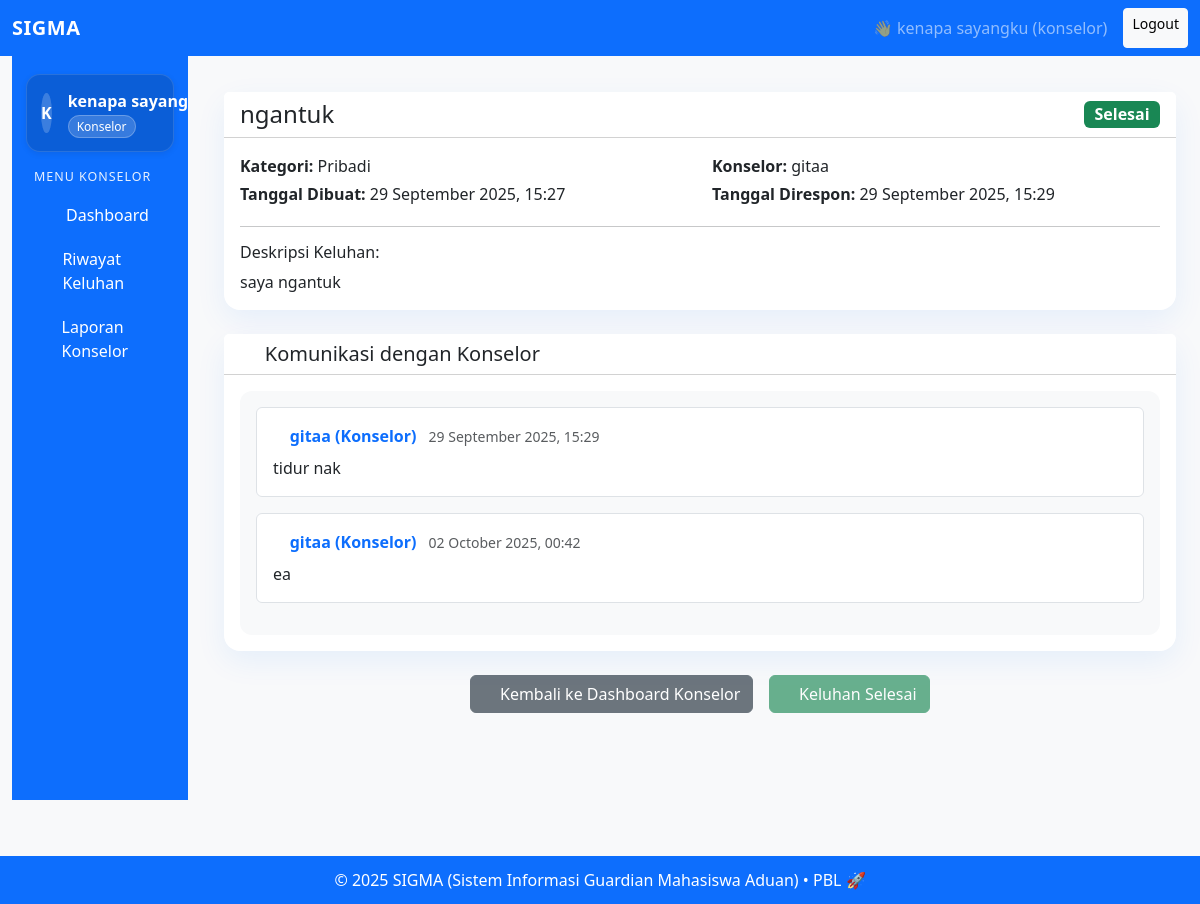
Screenshot of /detail_keluhan/2 (signed in) with the database file from the repository.
### app.py (models this page shows, shortened)
class User(db.Model):
    id = db.Column(db.Integer, primary_key=True)
    username = db.Column(db.String(150), unique=True, nullable=False)   # pola sesuai peran
    password_hash = db.Column(db.String(200), nullable=False)
    role = db.Column(db.String(50), nullable=False)                     # mahasiswa | konselor | admin
    keluhan = db.relationship("Keluhan", backref="mahasiswa", foreign_keys="Keluhan.mahasiswa_id")
    tangani = db.relationship("Keluhan", backref="konselor", foreign_keys="Keluhan.konselor_id")
    respon = db.relationship("Respon", backref="konselor", lazy=True)

class Keluhan(db.Model):
    id = db.Column(db.Integer, primary_key=True)
    judul = db.Column(db.String(200), nullable=False)
    kategori = db.Column(db.String(100), nullable=False)
    deskripsi = db.Column(HybridEncryptedText, nullable=False)
    status = db.Column(db.String(50), default="Menunggu")
    tanggal_dibuat = db.Column(db.DateTime, default=datetime.utcnow)
    tanggal_direspon = db.Column(db.DateTime)
    mahasiswa_id = db.Column(db.Integer, db.ForeignKey("user.id"), nullable=False)
    konselor_id = db.Column(db.Integer, db.ForeignKey("user.id"))
    respon = db.relationship("Respon", backref="keluhan", lazy=True, order_by="Respon.tanggal_respon.asc()")

class Respon(db.Model):
    id = db.Column(db.Integer, primary_key=True)
    pesan = db.Column(HybridEncryptedText, nullable=False)
    tanggal_respon = db.Column(db.DateTime, default=datetime.utcnow)
    keluhan_id = db.Column(db.Integer, db.ForeignKey("keluhan.id"), nullable=False)
    konselor_id = db.Column(db.Integer, db.ForeignKey("user.id"), nullable=False)

### app.py (the view, shortened to what this page needs)
@app.route("/detail_keluhan/<int:keluhan_id>", methods=["GET", "POST"])
def detail_keluhan(keluhan_id):
    if "user_id" not in session:
        return redirect(url_for("login"))
    keluhan = Keluhan.query.get_or_404(keluhan_id)
    if session["role"] == "mahasiswa" and keluhan.mahasiswa_id != session["user_id"]:
        flash("Anda tidak berhak melihat keluhan ini.", "danger")
        return redirect(url_for("riwayat_keluhan"))
    return render_template("detail_keluhan.html", keluhan=keluhan)

### app.py (called while the page is built, shortened)
def _decrypt_value(db_value: str) -> str:
    if db_value is None:
        return None
    if not ENCRYPTION_OK:
        try:
            blob = json.loads(db_value)
            if isinstance(blob, dict) and "ct" in blob and "wk" in blob:
                return "[data terenkripsi]"
        except Exception:
            pass
        return db_value

@app.before_request
def load_current_user():
    g.current_user = None
    if "user_id" in session:
        g.current_user = User.query.get(session["user_id"])

@app.context_processor
def inject_user():
    return dict(current_user=g.current_user, csrf_token=generate_csrf)

    def process_result_value(self, value, dialect):
        return _decrypt_value(value)

### templates/detail_keluhan.html (shortened to what this page needs)
{% extends "base.html" %}
{% block content %}
<div class="container mt-3">
  <div class="row">
    <div class="col-12">
      <div class="card k-card mb-4">
        <div class="card-header bg-white">
          <div class="d-flex justify-content-between align-items-center">
            <h4 class="mb-0 text-truncate" title="{{ keluhan.judul|e }}">{{ keluhan.judul|e }}</h4>
            {% if keluhan.status == 'Menunggu' %}
              <span class="badge bg-warning fs-6">Menunggu</span>
            {% elif keluhan.status == 'Diproses' %}
              <span class="badge bg-info fs-6 text-dark">Diproses</span>
            {% elif keluhan.status == 'Selesai' %}
              <span class="badge bg-success fs-6">Selesai</span>
            {% else %}
              <span class="badge bg-secondary fs-6">{{ keluhan.status|e }}</span>
            {% endif %}
          </div>
        </div>
        <div class="card-body">
          <div class="row">
            <div class="col-md-6">
              <p class="mb-1"><strong>Kategori:</strong> {{ keluhan.kategori|e }}</p>
              <p class="mb-1"><strong>Tanggal Dibuat:</strong>
                {% if keluhan.tanggal_dibuat %}{{ keluhan.tanggal_dibuat.strftime('%d %B %Y, %H:%M') }}{% else %}-{% endif %}
              </p>
            </div>
            <div class="col-md-6">
              {% if keluhan.konselor %}
                <p class="mb-1"><strong>Konselor:</strong> {{ keluhan.konselor.username|e }}</p>
                <p class="mb-1"><strong>Tanggal Direspon:</strong>
                  {% if keluhan.tanggal_direspon %}{{ keluhan.tanggal_direspon.strftime('%d %B %Y, %H:%M') }}{% else %}-{% endif %}
                </p>
              {% else %}
                <p class="mb-1"><strong>Konselor:</strong> <em>Belum ditugaskan</em></p>
              {% endif %}
            </div>
          </div>
          <hr>
          <h6 class="mb-2">Deskripsi Keluhan:</h6>
          <p class="text-justify mb-0">{{ keluhan.deskripsi|e }}</p>
        </div>
      </div>
      <div class="card k-card">
        <div class="card-header bg-white">
          <h5 class="mb-0"><i class="fa-solid fa-comments me-1"></i> Komunikasi dengan Konselor</h5>
        </div>
        <div class="card-body">
          {% if keluhan.respon and keluhan.respon|length > 0 %}
            <div class="chat-container" style="max-height: 420px; overflow-y: auto;">
              {% for respon in keluhan.respon %}
                <div class="chat-message mb-3 p-3 border rounded">
                  <div class="d-flex justify-content-between align-items-start">
                    <div>
                      <strong class="text-primary">
                        <i class="fa-solid fa-user-tie"></i>
                        {% if respon.konselor %}{{ respon.konselor.username|e }} (Konselor){% else %}Konselor{% endif %}
                      </strong>
                      <small class="text-muted ms-2">
                        {% if respon.tanggal_respon %}{{ respon.tanggal_respon.strftime('%d %B %Y, %H:%M') }}{% endif %}
                      </small>
                    </div>
                  </div>
                  <div class="mt-2">
                    {{ respon.pesan|e }}
                  </div>
                </div>
              {% endfor %}
            </div>
          {% endif %}
        </div>
      </div>
      <div class="d-flex justify-content-center gap-3 mt-4">
        {% if session.get("role") == "mahasiswa" %}
          <a href="{{ url_for('riwayat_keluhan') }}" class="btn btn-secondary">
            <i class="fa-solid fa-arrow-left"></i> Kembali ke Riwayat
          </a>
        {% else %}
          <a href="{{ url_for('dashboard_konselor') }}" class="btn btn-secondary">
            <i class="fa-solid fa-arrow-left"></i> Kembali ke Dashboard Konselor
          </a>
        {% endif %}
        {% if keluhan.status != 'Selesai' %}
          <button class="btn btn-outline-info" type="button" onclick="location.reload()">
            <i class="fa-solid fa-rotate-right"></i> Refresh Status
          </button>
        {% else %}
          <button class="btn btn-success" disabled>
            <i class="fa-solid fa-check-circle"></i> Keluhan Selesai
          </button>
        {% endif %}
      </div>
    </div>
  </div>
</div>
{% endblock %}

### templates/base.html (shortened to what this page needs)
<!DOCTYPE html>
<html lang="id">
<head>
  <link href="https://cdn.jsdelivr.net/npm/bootstrap@5.3.2/dist/css/bootstrap.min.css" rel="stylesheet">
  <link href="https://cdnjs.cloudflare.com/ajax/libs/font-awesome/6.5.0/css/all.min.css" rel="stylesheet"/>
</head>
<body>
  <nav class="navbar navbar-expand-lg navbar-dark bg-primary">
    <div class="container-fluid">
      <a class="navbar-brand fw-bold" href="{{ url_for('index') }}">SIGMA</a>
      <div class="d-flex ms-auto">
        {% if current_user %}
          <span class="navbar-text me-3">👋 {{ current_user.username }} ({{ current_user.role }})</span>
          <a class="btn btn-light btn-sm" href="{{ url_for('logout') }}">Logout</a>
        {% else %}
          <a class="btn btn-outline-light btn-sm me-2" href="{{ url_for('login') }}">Login</a>
          <a class="btn btn-warning btn-sm" href="{{ url_for('register') }}">Register</a>
        {% endif %}
      </div>
    </div>
  </nav>
  <div class="container-fluid app-layout">
    <div class="row">
      {% if current_user and current_user.role in ['admin','konselor','mahasiswa'] %}
      <aside class="col-lg-2 col-md-3">
        <div id="sidebarCollapse" class="sidebar collapse d-lg-block">
          <div class="profile-card d-flex align-items-center gap-3">
            <div class="avatar-circle" aria-hidden="true">
              {{ (current_user.username[0]|upper) if current_user and current_user.username else 'U' }}
            </div>
            <div class="flex-grow-1">
              <div class="fw-semibold text-truncate">{{ current_user.username }}</div>
              <span class="role-badge text-capitalize">{{ current_user.role }}</span>
            </div>
          </div>
          {% if current_user.role == 'admin' %}
            <h6>Menu Admin</h6>
            <nav class="nav nav-vertical flex-column">
              <a class="nav-link {% if request.endpoint == 'dashboard_admin' %}active{% endif %}" href="{{ url_for('dashboard_admin') }}">
                <i class="fa-solid fa-gauge-high" aria-hidden="true"></i> Dashboard
              </a>
              <a class="nav-link {% if request.endpoint == 'kelola_user' %}active{% endif %}" href="{{ url_for('kelola_user') }}">
                <i class="fa-solid fa-users-gear" aria-hidden="true"></i> Kelola User
              </a>
              <a class="nav-link {% if request.endpoint == 'laporan_sistem' %}active{% endif %}" href="{{ url_for('laporan_sistem') }}">
                <i class="fa-solid fa-clipboard-list" aria-hidden="true"></i> Rekap Keluhan
              </a>
            </nav>
          {% elif current_user.role == 'konselor' %}
            <h6>Menu Konselor</h6>
            <nav class="nav nav-vertical flex-column">
              <a class="nav-link {% if request.endpoint == 'dashboard_konselor' %}active{% endif %}" href="{{ url_for('dashboard_konselor') }}">
                <i class="fa-solid fa-briefcase" aria-hidden="true"></i> Dashboard
              </a>
              <a class="nav-link {% if request.endpoint == 'riwayat_keluhan_konselor' %}active{% endif %}" href="{{ url_for('riwayat_keluhan_konselor') }}">
                <i class="fa-solid fa-clock-rotate-left" aria-hidden="true"></i> Riwayat Keluhan
              </a>
              <a class="nav-link " href="{{ url_for('laporan_konselor') }}">
                <i class="fa-solid fa-file-lines" aria-hidden="true"></i> Laporan Konselor
              </a>
            </nav>
          {% endif %}
        </div>
      </aside>
      {% endif %}
      <main class="{% if current_user and current_user.role in ['admin','konselor','mahasiswa'] %}col-lg-10 col-md-9{% else %}col-12{% endif %}">
        {% block content %}{% endblock %}
      </main>
    </div>
  </div>
  <footer>
    <p class="mb-0">&copy; 2025 SIGMA (Sistem Informasi Guardian Mahasiswa Aduan) • PBL 🚀</p>
  </footer>
</body>
</html>

### templates/base.html (style rules this page uses)
:root { --primary:#0d6efd; --primary-2:#4dabf7; --bg-soft:#f8f9fa; --sidebar-bg: var(--primary); --sidebar-bg-dark: #0b5ed7; --sidebar-text: #ffffff; --sidebar-hover: rgba(255,255,255,.14); --sidebar-active: rgba(255,255,255,.22); --shadow-1: 0 10px 30px rgba(13,110,253,.08); --shadow-2: 0 24px 60px rgba(13,110,253,.12); --shadow-soft: 0 18px 50px rgba(0,0,0,.06); }
body { background: var(--bg-soft); }
.navbar-brand { letter-spacing:.5px; }
.app-layout { min-height: 100vh; }
.sidebar { background: var(--sidebar-bg); color: var(--sidebar-text); padding: 18px 14px; position: sticky; top: 0; height: calc(100vh - 56px); overflow-y: auto; }
.sidebar .profile-card { background: var(--sidebar-bg-dark); border: 1px solid rgba(255,255,255,.12); color: var(--sidebar-text); border-radius: 14px; padding: 14px; box-shadow: 0 2px 6px rgba(0,0,0,.08); }
.avatar-circle { width: 40px; height: 40px; border-radius: 50%; background: rgba(255,255,255,.2); display:flex; align-items:center; justify-content:center; font-weight: 700; color: #fff; }
.role-badge { background: rgba(255,255,255,.18); border:1px solid rgba(255,255,255,.25); color:#fff; padding:.15rem .5rem; border-radius: 999px; font-size:.75rem; }
.sidebar h6 { font-size:.78rem; text-transform: uppercase; letter-spacing:.08em; opacity:.9; margin: 18px 8px 8px; }
.nav-vertical .nav-link { color: var(--sidebar-text); display:flex; align-items:center; gap:10px; padding:10px 12px; border-radius:10px; transition: background .15s ease; font-weight:500; }
.nav-vertical .nav-link i { width: 18px; text-align:center; }
main { padding: 20px; }
footer { background: var(--primary); color:#fff; text-align:center; padding:12px 0; }
.k-card { border:0; border-radius:1rem; box-shadow: var(--shadow-1); background:#fff }

### templates/detail_keluhan.html (style rules this page uses)
.k-card { border:0; border-radius:1rem; box-shadow:0 10px 30px rgba(13,110,253,.08) }
.chat-container { background:#f8f9fa; border-radius:.75rem; padding:1rem; }
.chat-message { background:#fff; border-left:4px solid #0d6efd; }
.text-justify { text-align: justify; }

### rows the page displays
User: username "kenapa sayangku", role "konselor", username "K", username "kenapa…", role "Konselor"
Keluhan: judul "ngantuk", kategori "Pribadi", tanggal_dibuat "29 September 2025, 15:27", tanggal_direspon "29 September 2025, 15:29", deskripsi "saya ngantuk"
User: konselor.username "gitaa"
Respon: konselor.username "gitaa", tanggal_respon "29 September 2025, 15:29", pesan "tidur nak"
Respon: konselor.username "gitaa", tanggal_respon "02 October 2025, 00:42", pesan "ea"
